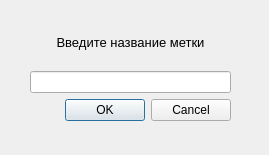
<?xml version="1.0" encoding="UTF-8"?>
<ui version="4.0">
 <class>Dialog</class>
 <widget class="QDialog" name="Dialog">
  <property name="geometry">
   <rect>
    <x>0</x>
    <y>0</y>
    <width>269</width>
    <height>155</height>
   </rect>
  </property>
  <property name="windowTitle">
   <string>Создание метки</string>
  </property>
  <property name="windowIcon">
   <iconset>
    <normaloff>../../../Downloads/Books_icon-icons.com_76879.png</normaloff>../../../Downloads/Books_icon-icons.com_76879.png</iconset>
  </property>
  <widget class="QWidget" name="">
   <property name="geometry">
    <rect>
     <x>30</x>
     <y>20</y>
     <width>201</width>
     <height>101</height>
    </rect>
   </property>
   <layout class="QVBoxLayout" name="verticalLayout">
    <item>
     <widget class="QLabel" name="status">
      <property name="font">
       <font>
        <pointsize>10</pointsize>
       </font>
      </property>
      <property name="text">
       <string>Введите название метки</string>
      </property>
      <property name="alignment">
       <set>Qt::AlignCenter</set>
      </property>
     </widget>
    </item>
    <item>
     <widget class="QLineEdit" name="name_text"/>
    </item>
    <item>
     <widget class="QDialogButtonBox" name="buttonBox">
      <property name="orientation">
       <enum>Qt::Horizontal</enum>
      </property>
      <property name="standardButtons">
       <set>QDialogButtonBox::Cancel|QDialogButtonBox::Ok</set>
      </property>
     </widget>
    </item>
   </layout>
  </widget>
 </widget>
 <resources/>
 <connections>
  <connection>
   <sender>buttonBox</sender>
   <signal>accepted()</signal>
   <receiver>Dialog</receiver>
   <slot>accept()</slot>
   <hints>
    <hint type="sourcelabel">
     <x>248</x>
     <y>254</y>
    </hint>
    <hint type="destinationlabel">
     <x>157</x>
     <y>274</y>
    </hint>
   </hints>
  </connection>
  <connection>
   <sender>buttonBox</sender>
   <signal>rejected()</signal>
   <receiver>Dialog</receiver>
   <slot>reject()</slot>
   <hints>
    <hint type="sourcelabel">
     <x>316</x>
     <y>260</y>
    </hint>
    <hint type="destinationlabel">
     <x>286</x>
     <y>274</y>
    </hint>
   </hints>
  </connection>
 </connections>
</ui>
